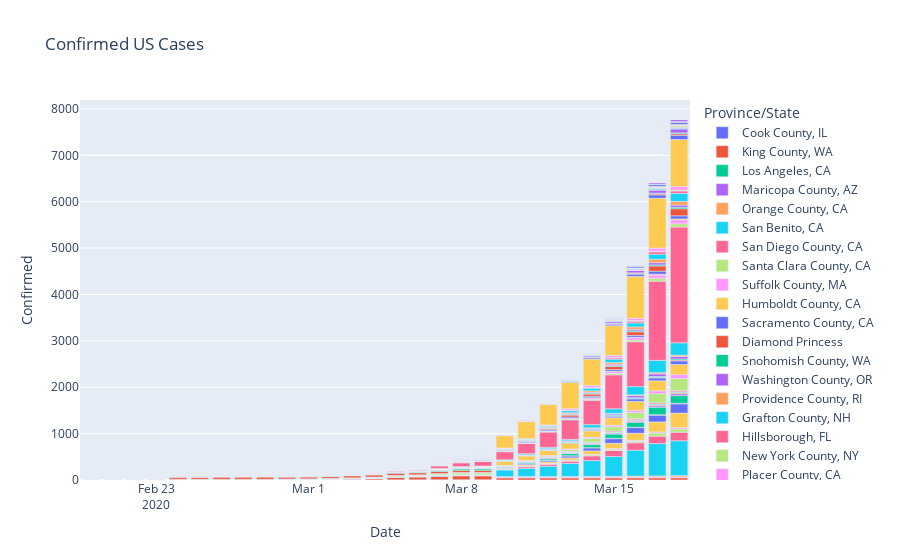

Write notebook code for a chart like this one.
### Code cell
us_chart = px.bar(us_cases[us_cases['Date'] >= '2020-02-20'], 
    x="Date", y="Confirmed", color="Province/State", title="Confirmed US Cases")
us_chart.show()
